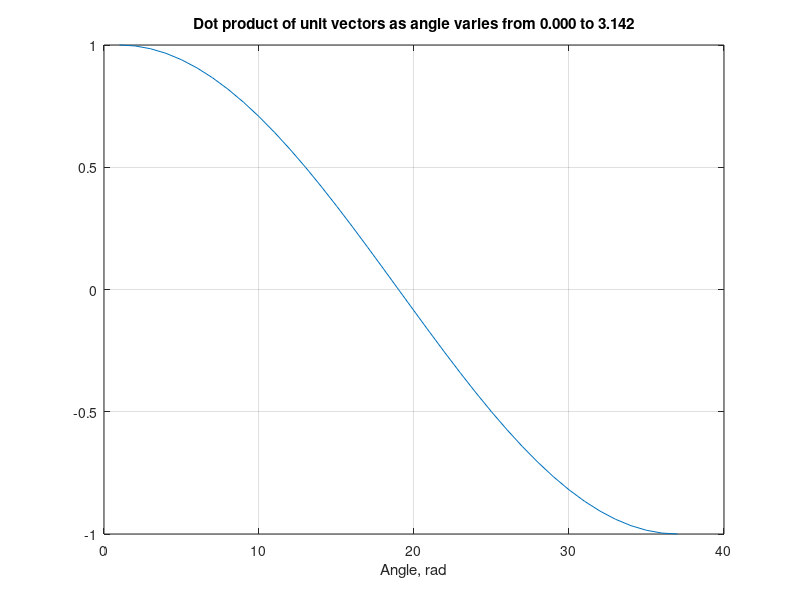

Here is the MATLAB script that generated this plot:
% Demonstrate dot product of unit vectors in various directions as a sanity check
theta=0:pi/36:pi;
u0=[1;0;0];
u1=[cos(theta);sin(theta);0*theta];

udot = u0'*u1;
plot(udot)
title(sprintf('Dot product of unit vectors as angle varies from %0.3f to %0.3f', theta(1), theta(end)))
xlabel('Angle, rad')
grid on
